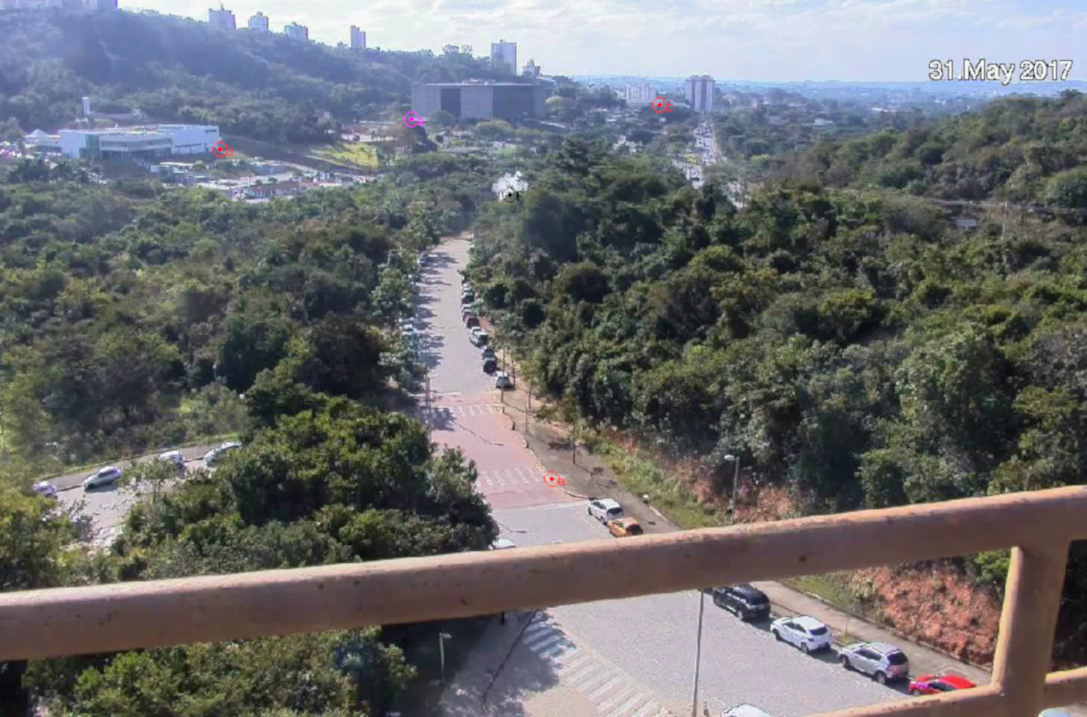
#> input picture cameraview.png, 1087 x 717 px
$ python graftest.py
#> lines starting #> are read from the running program, lines starting #| are printed output that depends on the picture
import numpy as np
import cv2
from matplotlib import pyplot as plt
#import os

def tamanhoCanvas(str): #Recebe um texto de canvas.figure e retorna hsize e vsize
    s =str.strip("Figure()")
    h, v = s.split("x")
    return float(h), float(v)

def onclick(event):
    if event.dblclick:
        click=0
        calc=1
        resultadoCoord = 0
        tamanho = str(event.canvas.figure)
        hsize, vsize = tamanhoCanvas(tamanho)
        mousePos = np.array([event.xdata, event.ydata], dtype='float32')
        if float(event.x) > float(hsize/2):     #Click no mapa
            click=1
            calc=0
        else:                                   #Click na foto
            click=0
            calc=1

        #resultado=applyPerspectiva(mapa, matMapaCoord)
        ax[0, click].set_title("CLICOU NESSE")
        ax[0, calc].set_title("RESULTADO AQUI")
        plot1.suptitle(mousePos)
        plt.show()
    #resultado = applyPerspectiva(mousePos, matFotoMapa)
    #print(str(mousePosTxt)+" -> "+str(resultado[0][0][0])+" , "+str(resultado[0][0][1]))
    #print(event.inaxes)


#MATPLOTLIB: Plot Config
figFoto = cv2.cv2.imread('cameraview.png')
#> figFoto is the input picture: shape (717, 1087, 3); mean B, G, R 110, 108.2, 107.3
figMapa = cv2.cv2.imread('cmap.png')
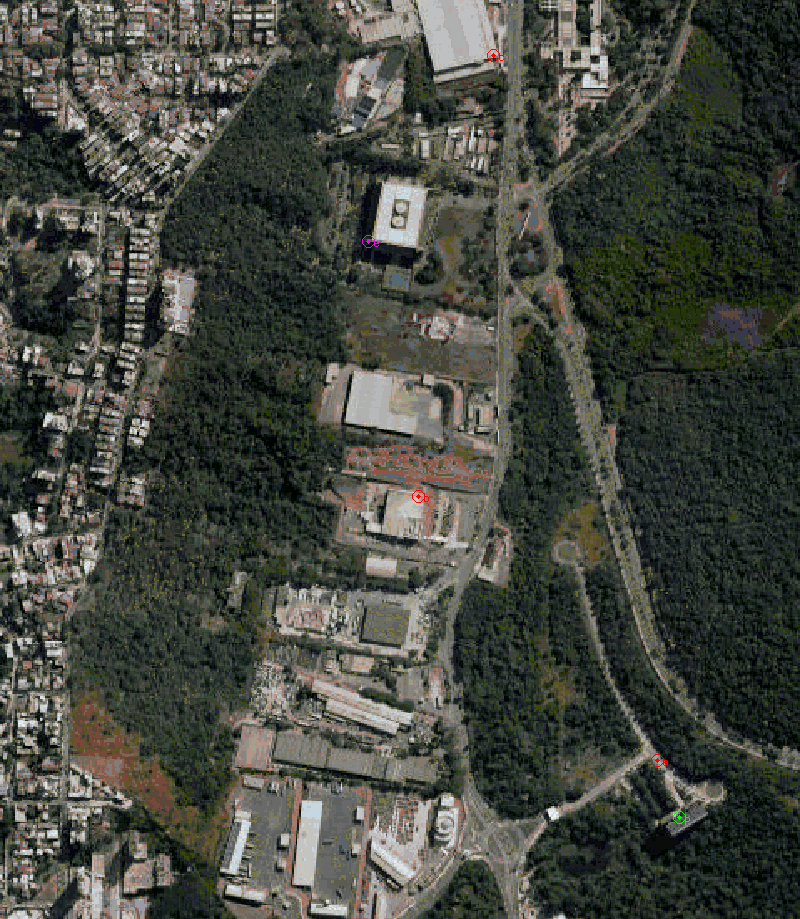
#> input picture cmap.png, 800 x 919 px
#> figMapa is the input picture: shape (919, 800, 3); mean B, G, R 63.2, 71.8, 68.6
plt.style.use('seaborn-white')
plot1, ax = plt.subplots(1,2, squeeze=False) #Squeeze=False força ax a receber um vetor de 2 dimensões para endereçar os eixos do plot
plot1.subplots_adjust(left=0.03, bottom=0.03, right=0.95, top=0.95, wspace=0.03, hspace=0.03)
print(plot1.__dict__)
print(ax)
ax[0, 0].imshow(figFoto[:,:,::-1]) #muda de RGB PRA BGR
ax[0, 0].set_title('FOTO')
ax[0, 1].imshow(figMapa[:,:,::-1])
ax[0, 1].set_title('MAPA')
cid = plot1.canvas.mpl_connect('button_press_event', onclick)

plt.show()
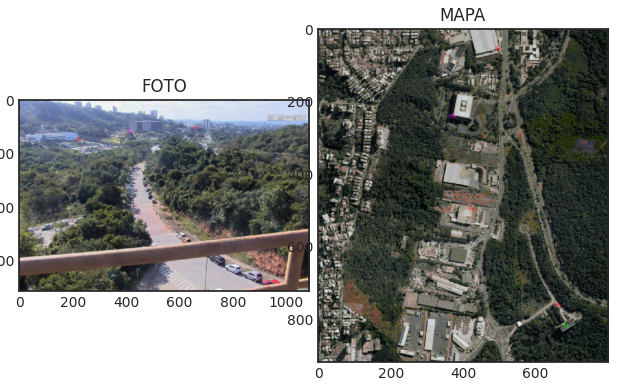
#> figure drawn by matplotlib, 2 panels
